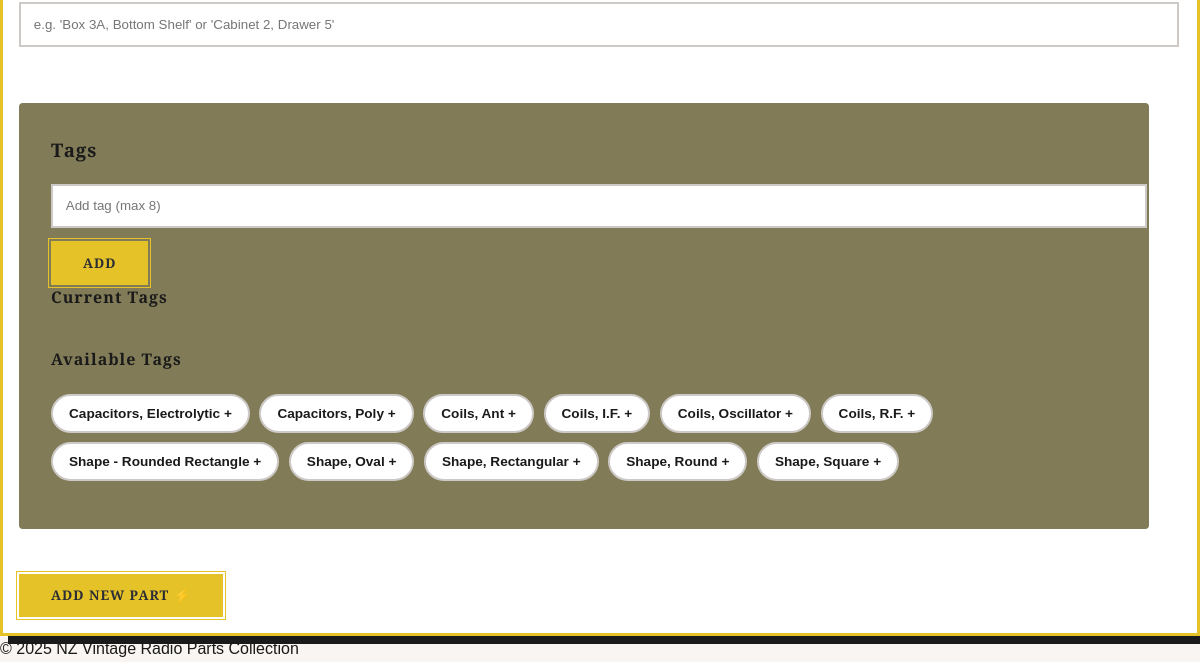
Page /parts/add (signed in, lower part) on the earlier database version.
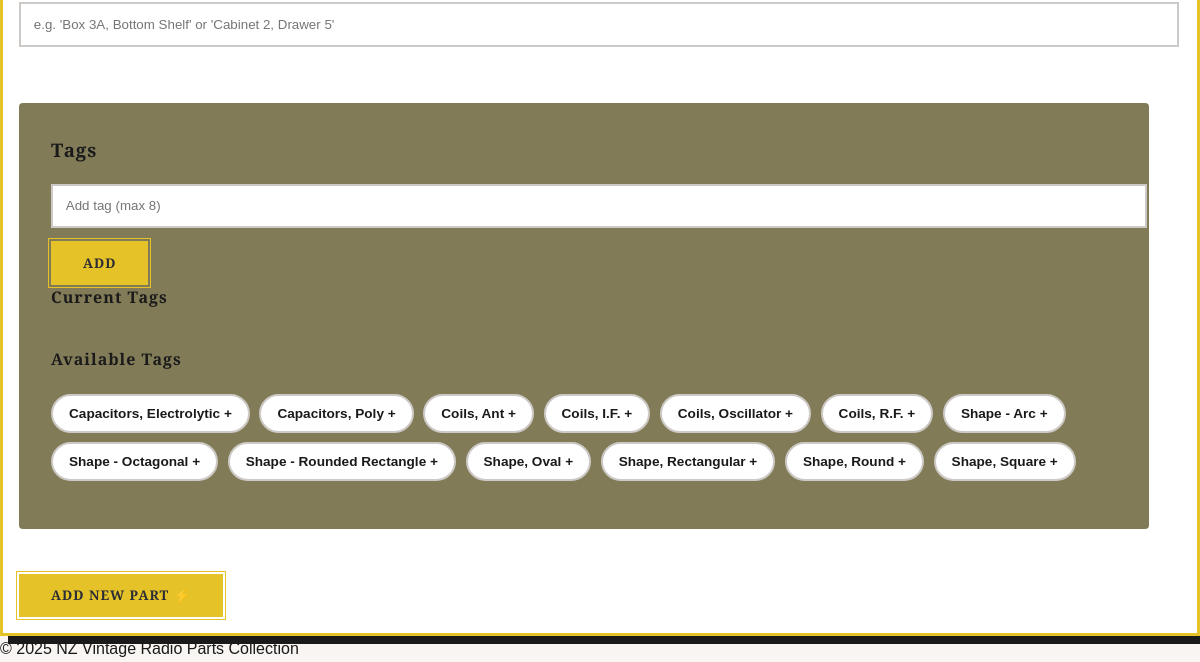
Same page on the later database version.
### app/models.py (models this page shows, shortened)
class Tag(db.Model):
    __tablename__ = 'Tag'
    id = db.Column(db.Integer, primary_key=True, autoincrement=True)
    name = db.Column(db.String(100), nullable=False, unique=True)
    description = db.Column(db.String(255))
    slug = db.Column(db.String(100), nullable=False, unique=True, index=True)
    parts = db.relationship('Part', secondary=part_tags, back_populates='tags')

### app/blueprints/parts.py (the view, shortened to what this page needs)
@bp.route('/add', methods=['GET', 'POST'])
@bp.route('/<int:part_id>/edit', methods=['GET', 'POST'])
@admin_required
def manage_part(part_id=None):
    part = Part.query.get(part_id) if part_id else None
    brands = Brand.query.order_by(Brand.name).all()
    part_types = PartType.query.order_by(PartType.name).all()
    locations = Location.query.order_by(Location.name).all()
    all_tags = Tag.query.order_by(Tag.name).all()
    return render_template('manage_part.html',
                           part=part,
                           brands=brands,
                           part_types=part_types,
                           locations=locations,
                           all_tags=all_tags)

### app/blueprints/parts.py (called while the page is built)
@bp.context_processor
def inject_now():
    return {'current_year': datetime.now().year}

### app/models.py (called while the page is built)
    @property
    def is_admin(self):
        return self.role in ['admin', 'superadmin']

### app/utils/helpers.py (called while the page is built)
def admin_required(f):
    @wraps(f)
    def decorated_function(*args, **kwargs):
        if not current_user.is_authenticated or not current_user.is_admin:
            abort(403)
        return f(*args, **kwargs)
    return decorated_function

### app/templates/manage_part.html (shortened to what this page needs)
{% extends 'layout.html' %}
{% block content %}
<form id="part-form" class="art-deco-form" method="POST" enctype="multipart/form-data" data-upload-url="{{ url_for('parts.upload_images') }}">
    <div class="form-row">
        <div class="form-group">
            <input type="text" id="storage_details" name="storage_details" maxlength="200"
                   placeholder="e.g. 'Box 3A, Bottom Shelf' or 'Cabinet 2, Drawer 5'"
                   value="{{ part.storage_details if part }}">
        </div>
    </div>
    <div class="tag-manager">
        <h3>Tags</h3>
        <div class="tag-input-group">
            <input type="text" id="tag-input" placeholder="Add tag (max 8)" maxlength="100"
                   aria-label="Add new tag">
            <button type="button" id="add-tag-btn" class="vintage-button small-button">
                <span class="button-text">Add</span>
            </button>
        </div>
        <div class="tag-section">
            <h4>Current Tags</h4>
        </div>
        <div class="tag-section">
            <h4>Available Tags</h4>
            <div id="existing-tags" class="tag-cloud">
                {% for tag in all_tags %}
                    {% if not part or tag not in part.tags %}
                    <span class="tag available-tag" data-tag-name="{{ tag.name }}">
                        {{ tag.name }}
                        <span class="add-tag" aria-hidden="true">+</span>
                    </span>
                    {% endif %}
                {% endfor %}
            </div>
        </div>
    </div>
    <div class="form-footer">
        <button type="submit" class="vintage-button" id="submit-button">
            <span class="button-text">
                {% if part %}Update{% else %}Add New{% endif %} Part
            </span>
            <span class="button-icon">⚡</span>
        </button>
    </div>
</form>
{% block scripts %}
<link href="https://unpkg.com/filepond/dist/filepond.min.css" rel="stylesheet">
<link href="https://unpkg.com/filepond-plugin-image-preview/dist/filepond-plugin-image-preview.min.css" rel="stylesheet">
{% endblock %}
{% endblock %}

Differences in the rows shown:
added Tag: name "Shape - Arc"
added Tag: name "Shape - Octagonal"
